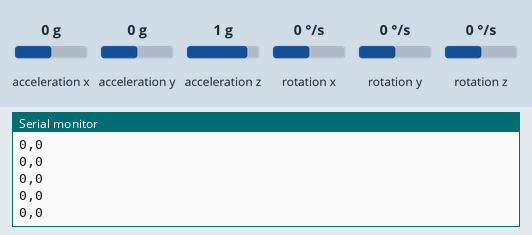
Recording of a sketch running on a simulated Arduino Uno, built with avr-gcc and run on an emulated ATmega328P. Parts: the last lines printed to the serial monitor. Wiring (inferred from the names in the program): MPU-6050 motion sensor at I2C address 0x68. The test bench sets the inputs (shaded band); at power-on: acceleration z 1 g, acceleration x 0 g, acceleration y 0 g, rotation x 0 °/s, rotation y 0 °/s, rotation z 0 °/s.

Above: at 1.2 s.
1.3 s: acceleration z set to -1.4 g
At 1.57 s:
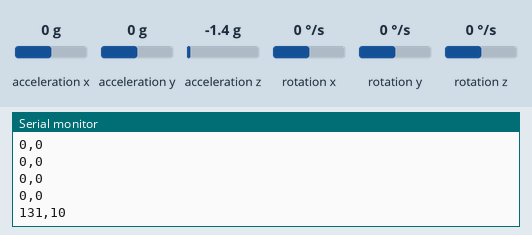
2.8 s: acceleration z set to -0.8 g
At 2.99 s:
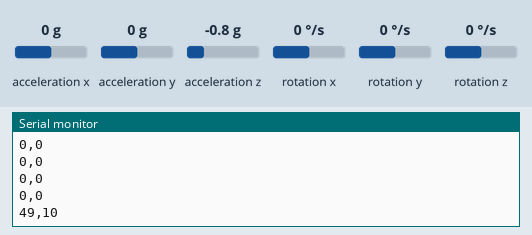
Timing chart, 0 to 5.8 s (numbered marks = the images above; inputs shaded):
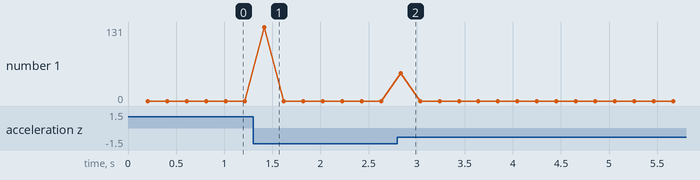

The sketch:

startMaster_Accelerometer.ino
```cpp
#include<Wire.h>

const int MPU_addr=0x68;  // I2C address of the MPU-6050

int16_t AcX,AcY,AcZ,Tmp,GyX,GyY,GyZ;
int16_t AcX_old,AcY_old,AcZ_old,Tmp_old,GyX_old,GyY_old,GyZ_old;
int16_t d_AcX,d_AcY,d_AcZ,d_Tmp,d_GyX,d_GyY,d_GyZ;
int16_t norm_deriv;
int16_t sum_abs_deriv_YZ;
int16_t thresh = 8.00; // to be tuned
bool start = false;

int dt = 200; // ms
bool flag_init = false;

void setup(){
  Wire.begin();
  Wire.beginTransmission(MPU_addr);
  Wire.write(0x6B);  // PWR_MGMT_1 register
  Wire.write(0);     // set to zero (wakes up the MPU-6050)
  Wire.endTransmission(true);
  Serial.begin(9600);
}

void loop(){
  Wire.beginTransmission(MPU_addr);
  Wire.write(0x3B);  // starting with register 0x3B (ACCEL_XOUT_H)
  Wire.endTransmission(false);
  Wire.requestFrom(MPU_addr,14,true);  // request a total of 14 registers

  AcX=Wire.read()<<8|Wire.read();  // 0x3B (ACCEL_XOUT_H) & 0x3C (ACCEL_XOUT_L)
  AcY=Wire.read()<<8|Wire.read();  // 0x3D (ACCEL_YOUT_H) & 0x3E (ACCEL_YOUT_L)
  AcZ=Wire.read()<<8|Wire.read();  // 0x3F (ACCEL_ZOUT_H) & 0x40 (ACCEL_ZOUT_L)
  Tmp=Wire.read()<<8|Wire.read();  // 0x41 (TEMP_OUT_H) & 0x42 (TEMP_OUT_L)
  Tmp = Tmp/340.00+36.53;
  GyX=Wire.read()<<8|Wire.read();  // 0x43 (GYRO_XOUT_H) & 0x44 (GYRO_XOUT_L)
  GyY=Wire.read()<<8|Wire.read();  // 0x45 (GYRO_YOUT_H) & 0x46 (GYRO_YOUT_L)
  GyZ=Wire.read()<<8|Wire.read();  // 0x47 (GYRO_ZOUT_H) & 0x48 (GYRO_ZOUT_L)

  if (flag_init == true) {
    d_AcX = (AcX-AcX_old)/dt;
    d_AcY = (AcY-AcY_old)/dt;
    d_AcZ = (AcZ-AcZ_old)/dt;
    d_Tmp = (Tmp-Tmp_old)/dt;
    d_GyX = (GyX-GyX_old)/dt;
    d_GyY = (GyY-GyY_old)/dt;
    d_GyZ = (GyZ-GyZ_old)/dt;

    norm_deriv = sqrt(pow(d_AcX,2)+pow(d_AcY,2)+pow(d_AcZ,2)+pow(d_Tmp,2)+pow(d_GyX,2)+pow(d_GyY,2)+pow(d_GyZ,2));
    sum_abs_deriv_YZ = abs(d_AcZ);

    /*
    Serial.print("AcX = "); Serial.print(AcX);
    Serial.print(" | AcY = "); Serial.print(AcY);
    Serial.print(" | AcZ = "); Serial.print(AcZ);
    Serial.print(" | Tmp = "); Serial.print(Tmp);  //equation for temperature in degrees C from datasheet
    Serial.print(" | GyX = "); Serial.print(GyX);
    Serial.print(" | GyY = "); Serial.print(GyY);
    Serial.print(" | GyZ = "); Serial.println(GyZ);
    */

    /*
    Serial.print(AcX); Serial.print(","); Serial.print(AcY); Serial.print(","); Serial.print(AcZ);  Serial.print(",");
    Serial.print(Tmp);  Serial.print(",");
    Serial.print(GyX);  Serial.print(","); Serial.print(GyY);  Serial.print(","); Serial.println(GyZ);
    */

    /*
    Serial.print(d_AcX); Serial.print(","); Serial.print(d_AcY); Serial.print(","); Serial.print(d_AcZ);  Serial.print(",");
    Serial.print(d_Tmp);  Serial.print(",");
    Serial.print(d_GyX);  Serial.print(","); Serial.print(d_GyY);  Serial.print(","); Serial.println(d_GyZ);
    */

    /*
    Serial.print(d_AcY); Serial.print(","); Serial.println(d_AcZ);
    */

    if (sum_abs_deriv_YZ >= thresh) {
      start = true;
    }

    Serial.print(sum_abs_deriv_YZ);
    Serial.print(",");
    Serial.println(int(start)*10);

  }

  AcX_old = AcX;
  AcY_old = AcY;
  AcZ_old = AcZ;
  Tmp_old = Tmp;
  GyX_old = GyX;
  GyY_old = GyY;
  GyZ_old = GyZ;

  if (flag_init == false) {
    flag_init = true;
  }

  start = false;
  delay(dt);
}
```

Measured:
- after the input at 1.3 s, the serial monitor: prints a new line after 0.12 s (image 1)
- after the input at 2.8 s, the serial monitor: prints a new line at once (image 2)
